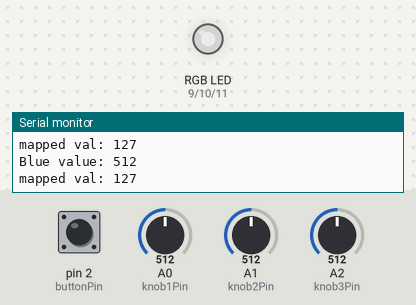
This sketch was run on a simulated Arduino Uno, built with avr-gcc and run on an emulated ATmega328P. On the bench: an RGB LED mixed from three pins (HIGH = lit), the last lines printed to the serial monitor. The inputs (shaded band) are chosen by the test bench; at power-on: A0 (knob1Pin) = 512, pin 2 (buttonPin) LOW, A1 (knob2Pin) = 512, A2 (knob3Pin) = 512. Dim RGB values are drawn brighter than linear.

Above: at 1.2 s.
1.3 s: A0 (knob1Pin) set to 414
At 2.1 s:
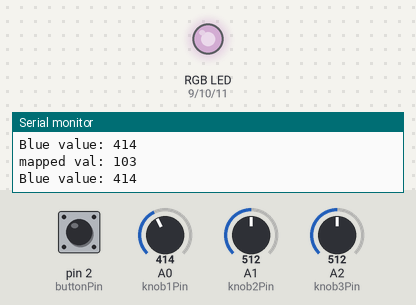
4.3 s: A0 (knob1Pin) set to 383
At 5.5 s:
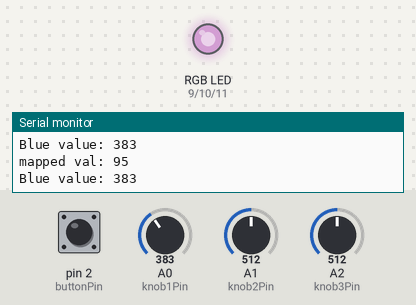
5.8 s: pin 2 (buttonPin) pulled HIGH for 0.15 s
At 5.9 s:
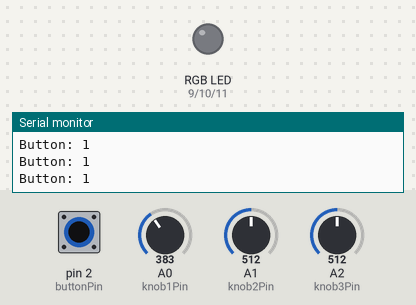
7.4 s: A1 (knob2Pin) set to 716
At 8.6 s:
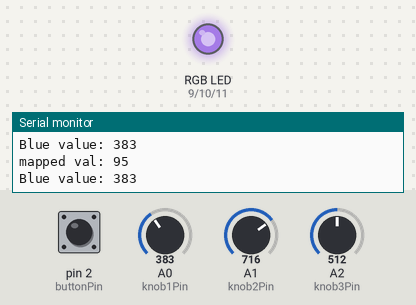
8.9 s: A2 (knob3Pin) set to 716
At 10.0 s:
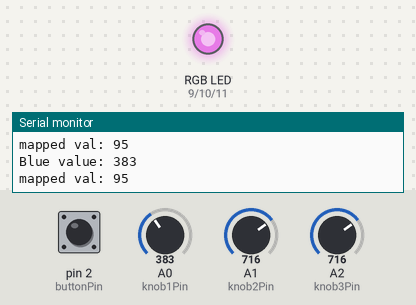
10.4 s: A0 (knob1Pin) set to 107
At 11.5 s:
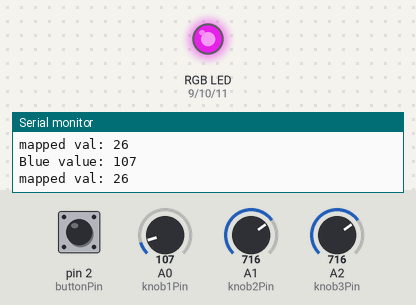
11.9 s: A0 (knob1Pin) set to 93
Timing chart, 0 to 14.4 s (numbered marks = the images above; inputs shaded):
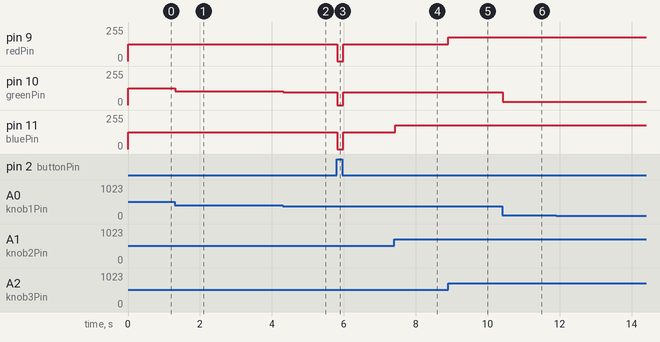

The sketch:

lightcontrol3.ino
```cpp
int buttonPin = 2;
int redPin = 9;
int greenPin = 10;
int bluePin = 11;

//A0 connects to Red
int knob1Pin = A0;
//A1 connects to Blue
int knob2Pin = A1;
//A2 connects to Green
int knob3Pin = A2;

int red = 255;
int green = 255;
int blue = 255;

int knob1Value = 0;
int knob2Value = 0;
int knob3Value = 0;
int buttonState = HIGH;
int prevbtnState = LOW;
int lightState = LOW;

void setup() {
  pinMode(buttonPin, INPUT);
  pinMode(redPin, OUTPUT);
  pinMode(greenPin, OUTPUT);
  pinMode(bluePin, OUTPUT);
  pinMode(knob1Pin, INPUT);
  pinMode(knob2Pin, INPUT);
  pinMode(knob3Pin, INPUT);

  Serial.begin(9600);
}

void loop() {
  //read button value
  buttonState = digitalRead(buttonPin);
  if (buttonState == HIGH) {
    Serial.print("Button: ");
    Serial.println(buttonState);
    analogWrite(redPin, 0);
    analogWrite(bluePin, 0);
    analogWrite(greenPin, 0);
  } else {
    int blueVal = analogRead(knob1Pin);
    int greenVal = analogRead(knob2Pin);
    int redVal = analogRead(knob3Pin);
    Serial.print("Blue value: ");
    Serial.println(blueVal);
    int mappedBlue = map(blueVal, 0, 1023, 0, 255);
    int mappedRed = map(redVal, 0, 1023, 0, 255);
    int mappedGreen = map(greenVal, 0, 1023, 0, 255);
    Serial.print("mapped val: ");
    Serial.println(mappedBlue);
    setColor(mappedRed, mappedBlue, mappedGreen);
    delay(30);
  }
}

void setColor(int red, int green, int blue)
{
#ifdef COMMON_ANODE
  red = 255 - red;
  green = 255 - green;
  blue = 255 - blue;
#endif
  analogWrite(redPin, red);
  analogWrite(greenPin, green);
  analogWrite(bluePin, blue);
}
```

Measured:
- after the input at 1.3 s, pin 10 (greenPin): 127/255 → 103/255 at once
- after the input at 4.3 s, pin 10 (greenPin): 103/255 → 95/255 at once
- after the input at 5.8 s, pin 9 (redPin), pin 11 (bluePin): 127/255 → 0/255 at once, → 127/255 0.16 s later; pin 10 (greenPin): 95/255 → 0/255 at once, → 95/255 0.16 s later
- after the input at 7.4 s, pin 11 (bluePin): 127/255 → 178/255 at once
- after the input at 8.9 s, pin 9 (redPin): 127/255 → 178/255 at once
- after the input at 10.4 s, pin 10 (greenPin): 95/255 → 26/255 at once
- after the input at 11.9 s, pin 10 (greenPin): 26/255 → 23/255 at once
